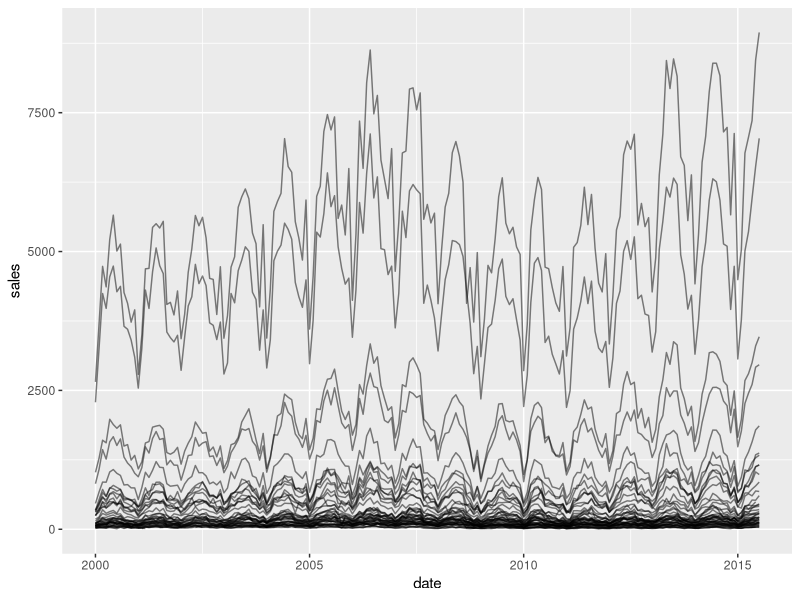
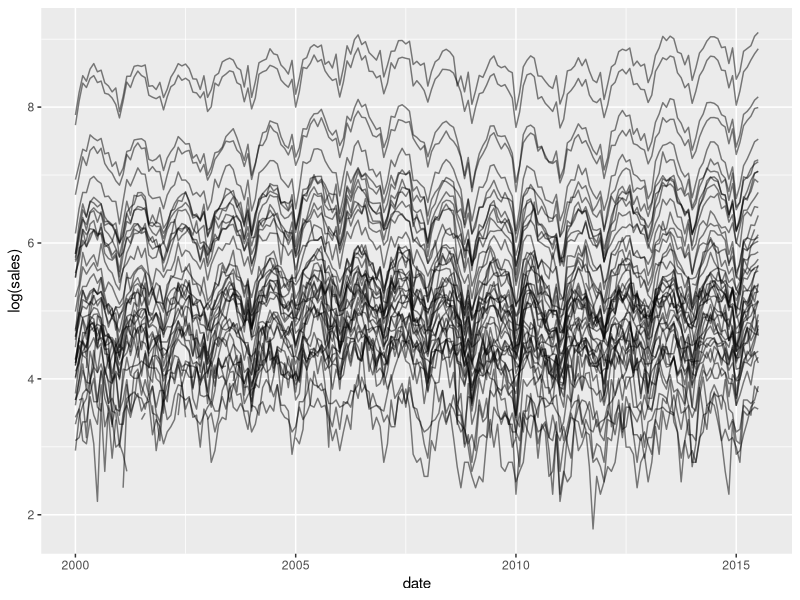
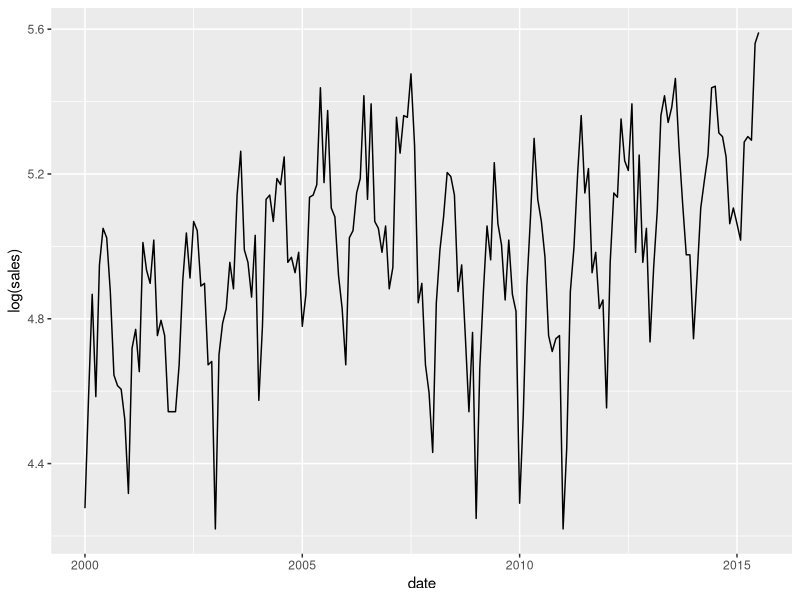
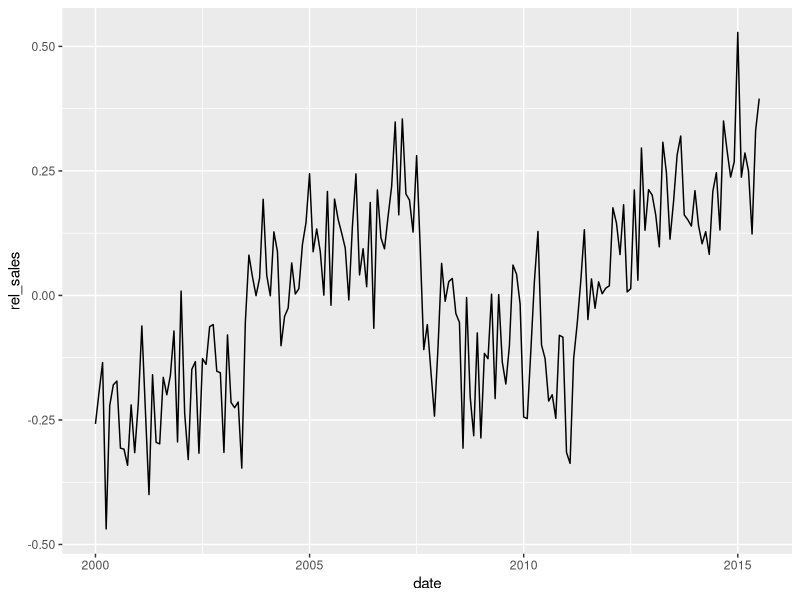
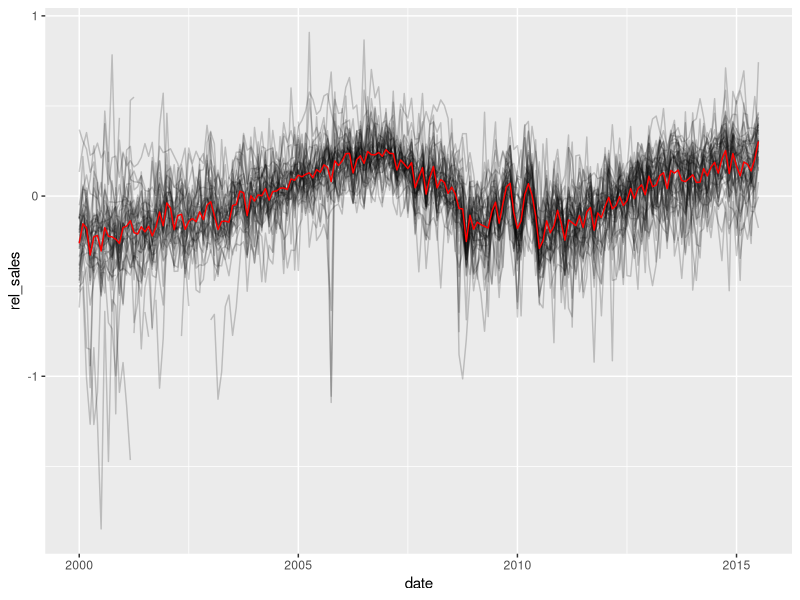
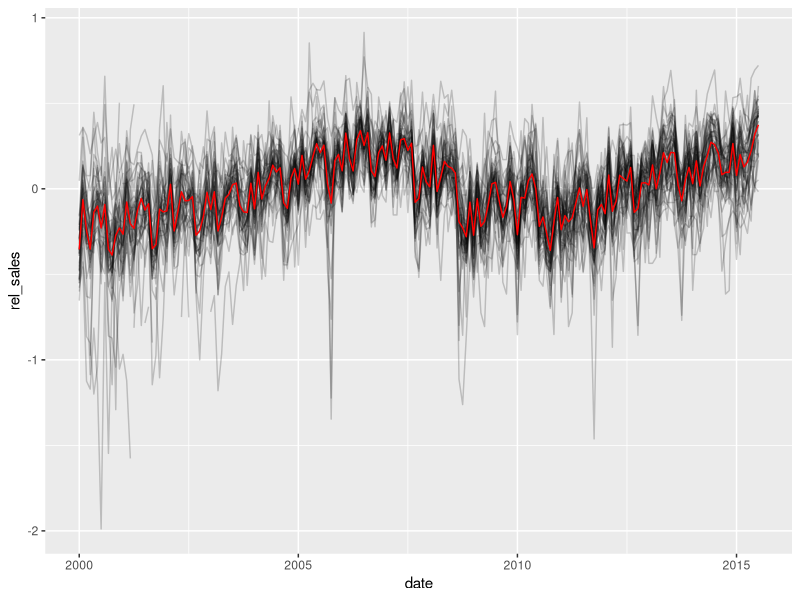
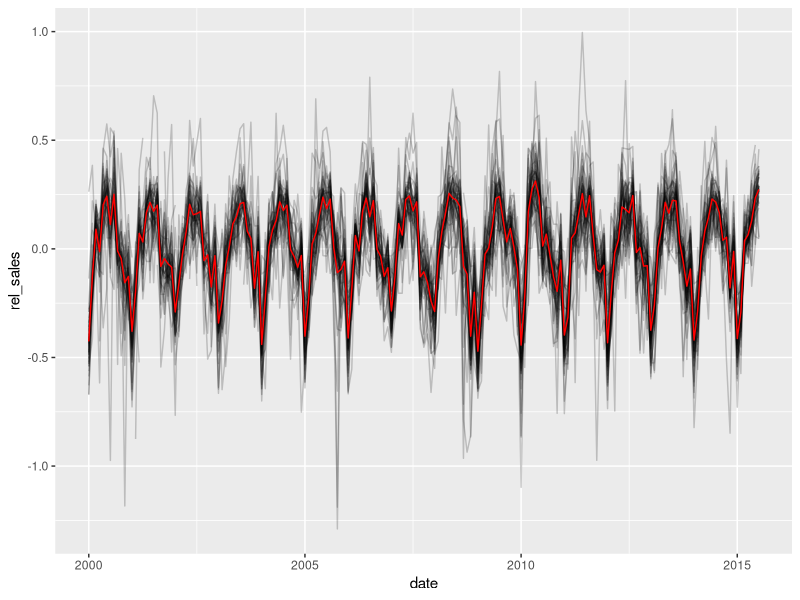
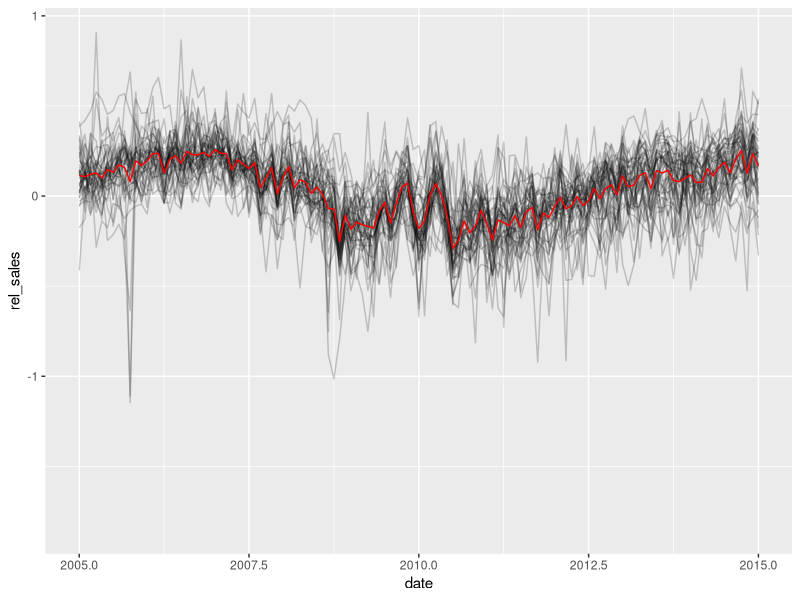

Reproduce these figures in R, in order. (Note: this script raises an error after producing the figures.)
## ---- chunk 1
library(tidyverse)
## ---- chunk 2
ggplot(txhousing, aes(date, sales)) + geom_line(aes(group = city), alpha = 1/2)
## ---- chunk 3
ggplot(txhousing, aes(date, log(sales))) + geom_line(aes(group = city), alpha = 1/2)
## ---- chunk 4
abilene <- txhousing %>% filter(city == "Abilene")
ggplot(abilene, aes(date, log(sales))) + geom_line()

mod <- lm(log(sales) ~ factor(month), data = abilene)
abilene$rel_sales <- resid(mod)
ggplot(abilene, aes(date, rel_sales)) + geom_line()
## ---- chunk 5
txhousing <- txhousing %>%
  group_by(city) %>%
  mutate(rel_sales = resid(lm(log(sales) ~ factor(month), na.action = na.exclude)))


ggplot(txhousing, aes(date, rel_sales)) +
  geom_line(aes(group = city), alpha = 1/5) +
  geom_line(stat = "summary", fun.y = "mean", colour = "red")
## ---- chunk 6
txhousing <- txhousing %>% mutate(quarter = round(month / 4) + 1)

txhousing <- txhousing %>%
  group_by(city) %>%
  mutate(rel_sales = resid(lm(log(sales) ~ factor(quarter), na.action = na.exclude)))


ggplot(txhousing, aes(date, rel_sales)) +
  geom_line(aes(group = city), alpha = 1/5) +
  geom_line(stat = "summary", fun.y = "mean", colour = "red")
## ---- chunk 7
txhousing <- txhousing %>%
  group_by(city) %>%
  mutate(rel_sales = resid(lm(log(sales) ~ factor(year), na.action = na.exclude)))


ggplot(txhousing, aes(date, rel_sales)) +
  geom_line(aes(group = city), alpha = 1/5) +
  geom_line(stat = "summary", fun.y = "mean", colour = "red")
## ---- chunk 8
txhousing <- txhousing %>%
  group_by(city) %>%
  mutate(rel_sales = resid(lm(log(sales) ~ factor(month), na.action = na.exclude)))


ggplot(txhousing, aes(date, rel_sales)) +
  geom_line(aes(group = city), alpha = 1/5) +
  geom_line(stat = "summary", fun.y = "mean", colour = "red") + 
  xlim(2005, 2015)
## ---- chunk 9
library(zoo)
txhousing_grouped_by_year_month <- txhousing %>% 
  group_by(year, month) %>% 
  summarise(sales = mean(sales, na.rm = TRUE)) %>%
  mutate(date = as.Date(as.yearmon(paste(year, month, sep="-"))))

ggplot(txhousing_grouped_by_year_month, aes(date, sales)) + geom_line(alpha = 1/5)
## ---- chunk 10
data(txhousing)


ggplot(txhousing, aes(date, log(volume))) + geom_line(aes(group = city), alpha = 1/2)
ggplot(txhousing, aes(date, log(listings))) + geom_line(aes(group = city), alpha = 1/2)
ggplot(txhousing, aes(date, inventory)) + geom_line(aes(group = city), alpha = 1/2)

## ---- chunk 11
ggplot(txhousing, aes(date, log(volume))) + geom_line(aes(group = city), alpha = 1/2)


txhousing <- txhousing %>%
  group_by(city) %>%
  mutate(rel_volume = resid(lm(log(volume) ~ factor(month), na.action = na.exclude)))


ggplot(txhousing, aes(date, rel_volume)) +
  geom_line(aes(group = city), alpha = 1/5) +
  geom_line(stat = "summary", fun.y = "mean", colour = "blue")
## ---- chunk 12
ggplot(txhousing, aes(date, log(listings))) + geom_line(aes(group = city), alpha = 1/2)

txhousing <- txhousing %>%
  group_by(city) %>%
  mutate(rel_listings = resid(lm(log(listings) ~ factor(month), na.action = na.exclude)))


ggplot(txhousing, aes(date, rel_listings)) +
  geom_line(aes(group = city), alpha = 1/5) +
  geom_line(stat = "summary", fun.y = "mean", colour = "green")
## ---- chunk 13
data(txhousing)



incomplete_cases <- txhousing %>% filter(!complete.cases(.))

incomplete_cases_by_city <- incomplete_cases %>% group_by(city) %>% summarise(count = n()) %>% arrange(count)

ggplot(incomplete_cases_by_city, aes(city, count)) + 
  geom_bar(stat = "identity") + 
  coord_flip()

## ---- chunk 14
?stat_summary

